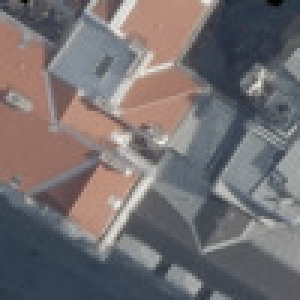
#> input picture Tile_matcher/test.jpg, 100 x 100 px (shown 3 times larger)
$ python -i detector.py   (imports and definitions only)
#> lines starting #> are read from the running program, lines starting #| are printed output that depends on the picture
# Usage:
# python detector.py -i ./tests/bottle/imgs -m ./tests/bottle/masks -o ./tests/bottle/kpts -b True -t 30 -a random_points -n 100 -s False

import os
import argparse
import cv2 as cv
import numpy as np
from pathlib import Path
from PIL import Image, ImageChops, ImageDraw
from scipy import signal, ndimage


PIX_BUFFER = 70 # 70 used for the plastic bottle


def conv_laplacian(image):

    kernel = np.array([
                        [-1,  0,  1],
                        [-1,  0,  1],
                        [-1,  0,  1]
                        ])
    convolved1 = signal.convolve2d(image, kernel, mode='same', boundary='symm', fillvalue=0)

    kernel = np.array([
                    [-1,  -1,  -1],
                    [0,    0,   0],
                    [1,    1,   1]
                    ])

    convolved2 = signal.convolve2d(image, kernel, mode='same', boundary='symm', fillvalue=0)
    convolved = np.sqrt(convolved1**2+convolved2**2)
    convolved = ndimage.gaussian_filter(convolved, sigma=15, order=0)

    return convolved


# [154 lines left out: functions LocalFeatures, main, not called in this run]


###############################################################################
# Driver function
# [2 lines not run here, left out]

>>> import cv2
>>> picture = cv2.imread('../Tile_matcher/test.jpg', cv2.IMREAD_GRAYSCALE)
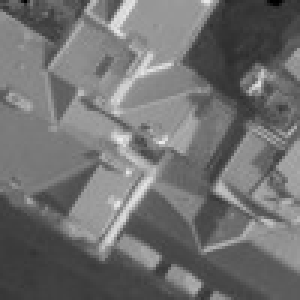
#> picture: shape (100, 100) (shown 3 times larger); min 0, max 237, mean 112.3
>>> result = conv_laplacian(picture)
#> in conv_laplacian, `convolved1 = signal.convolve2d(image, kernel, mode='same', boundary='s..`:
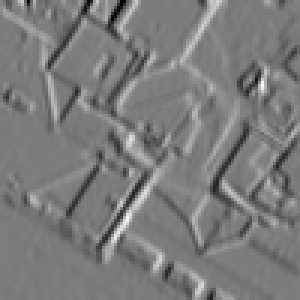
#> convolved1: shape (100, 100) int64 (shown 3 times larger); min -328, max 345, mean -1.3; drawn with min black and max white
#> in conv_laplacian, `convolved2 = signal.convolve2d(image, kernel, mode='same', boundary='s..`:
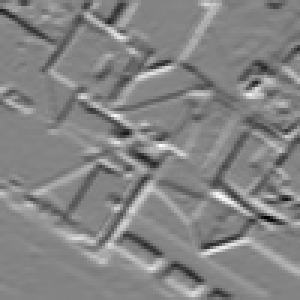
#> convolved2: shape (100, 100) int64 (shown 3 times larger); min -302, max 282, mean 1.8; drawn with min black and max white
#> in conv_laplacian, `convolved = np.sqrt(convolved1**2+convolved2**2)`:
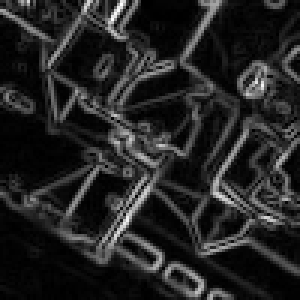
#> convolved: shape (100, 100) float64 (shown 3 times larger); min 0, max 370.4, mean 53.1; drawn with min black and max white
#> in conv_laplacian, `convolved = ndimage.gaussian_filter(convolved, sigma=15, order=0)`:
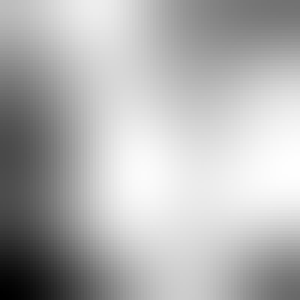
#> convolved: shape (100, 100) float64 (shown 3 times larger); min 14.13, max 69.64, mean 53.1; drawn with min black and max white
